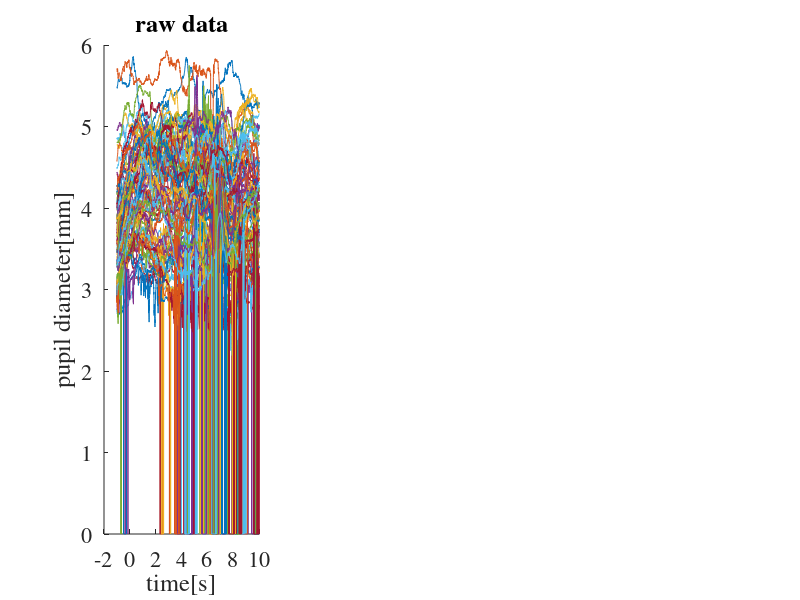

Here is the MATLAB script that generated this plot: (Note: this script raises an error after producing the figure.)
close all;
clear all;

warning('off')

load('allPupilData.mat')
startTime = -1;
endTime = 10;

colorRGB = [zeros(1,9)' linspace(0,1,9)' ones(1,9)'];

data = allPupilData{1,1};
x = [startTime:(endTime-startTime)/(size(data.PLR,2)-1):endTime];

subplot(1,3,1);hold on;
plot(x, allPupilData{1,1}.PLR');
title('raw data')
xlabel('time[s]')
ylabel('pupil diameter[mm]')
set( gca, 'FontName','Times','FontSize',16 );
%% blink interpolation
y = allPupilData{1,1}.PLR;
y = zeroInterp( y, 10, 'pchip');

subplot(1,3,2);hold on;
plot(x, y');
title('interpolated data')
xlabel('time[s]')
ylabel('pupil diameter[mm]')
set( gca, 'FontName','Times','FontSize',16 );

%% pre-processing
% pre_processing(pupil_data, sampling frequency, threshold, window for smoothing, time period of onset and offset)
[y rejctNum] = pre_processing(y,250, 0.05, 10,[startTime endTime],1,[0.2 35]);
subplot(1,3,3);hold on;
x = [startTime:(endTime-startTime)/(size(y,2)-1):endTime];
plot(x, y');
title('baseline corrected data')
xlabel('time[s]')
ylabel('pupil changes from baseline [mm]')
set( gca, 'FontName','Times','FontSize',16 );